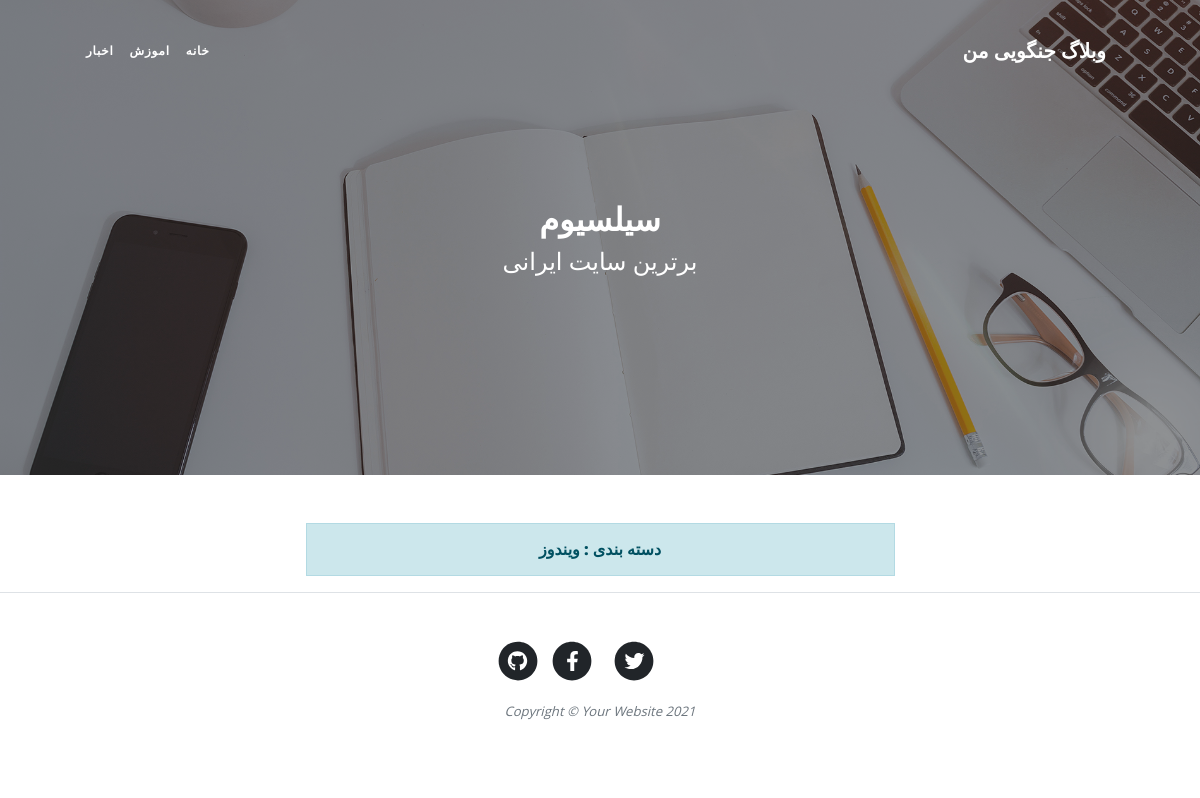
The app's page /category/ondoz with its own data.
### blog/models.py (models this page shows, shortened)
class Category(models.Model):
    parent = models.ForeignKey('self', default=None, null=True,blank=True,on_delete=models.SET_NULL,related_name='children', verbose_name='زیردسته')
    title = models.CharField(max_length=200, verbose_name='عنوان دسته بندی')
    slug = models.SlugField(max_length=100, unique=True, verbose_name='ادرس دسته بندی')
    status = models.BooleanField(default=True, verbose_name='ایا نمایش داده شود؟')
    position = models.IntegerField(verbose_name='پوزیشن')
    class Meta:
        verbose_name = 'دسته بندی'
        verbose_name_plural = 'دسته بندی ها'
        ordering = ['position']
    objects= CategoryManager()

### blog/views.py (the view)
# urls.py: path('category/<slug:slug>', views.CategoryList.as_view(), name='blog_category'),
class CategoryList(ListView):
    def get_queryset(self):
        global category
        slug = self.kwargs.get('slug')
        category = get_object_or_404(Category.objects.active(), slug=slug)
        return category.articles.published()
    def get_context_data(self, *, object_list=None, **kwargs):
        context = super().get_context_data(**kwargs)
        context['category'] = category
        return context
    context_object_name = 'articles'
    template_name = 'blog/category.html'
    paginate_by = 2

### blog/models.py (called while the page is built)
    def published(self):
        return self.filter(status='p')

    def active(self):
        return self.filter(status=True)

### blog/templatetags/base_tags.py (called while the page is built)
@register.simple_tag
def title(data='وبلاگ جنگویی من '):
    return data

@register.inclusion_tag('blog/partials/category_navbar.html')
def category_navbar():
    return {
        'category': Category.objects.filter(status=True)
    }

### blog/templates/blog/category.html (shortened to what this page needs)
{% extends 'blog/base.html' %}
{% load static %}
{% block main %}
        <header class="masthead" style="background-image: url({% static 'blog/assets/img/home-bg.jpg' %})">
            <div class="container position-relative px-4 px-lg-5">
                <div class="row gx-4 gx-lg-5 justify-content-center">
                    <div class="col-md-10 col-lg-8 col-xl-7">
                        <div class="site-heading">
                            <h1>سیلسیوم</h1>
                            <span class="subheading">برترین سایت ایرانی</span>
                        </div>
                    </div>
                </div>
            </div>
        </header>
    <div class="container px-4 px-lg-5">
            <div class="row gx-4 gx-lg-5 justify-content-center">
                <div class="col-md-10 col-lg-8 col-xl-7">
                <h3 class="alert alert-primary text-center">دسته بندی : {{ category.title }}</h3>
                </div>
            </div>
        </div>
{% endblock %}

### blog/templates/blog/partials/category_navbar.html (shortened to what this page needs)
<div class="collapse navbar-collapse nav" id="navbarResponsive">
    <ul class="navbar-nav ml-auto ms-auto py-4 py-lg-0">
        <li class="navbar-nav ml-auto ms-auto py-4 py-lg-0  ">
            <li class="nav-item">
                <a class="nav-link " href="{% url 'blog:blog_home' %}">خانه</a>
            </li>
            {% for cat in category %}
                {% if cat.parent == None %}
                    <li class="nav-item">
                        <a class="nav-link " href="{% url 'blog:blog_category' cat.slug %}">{{ cat.title }}</a>
                    </li>
                {% endif %}
            {% endfor %}
    </ul>
</div>

### blog/static/blog/css/rtl.css (style rules this page uses)
body { font-family: Sahel, serif; direction: rtl; text-align: right; font-size: 15px; }
.navbar-nav { margin-left: initial !important; margin-right: auto; }
header.masthead .page-heading h1, header.masthead .page-heading .h1, header.masthead .site-heading h1, header.masthead .site-heading .h1 { font-size: 2rem; }
h3, .h3 { font-size: 16px; }
.nav-item { list-style-type: none; padding: 0; margin: 0; }
.nav ul { padding-right: 0; }
.nav ul li { border-bottom: none; height: 86px; line-height: 86px; font-size: 14px; display: inline-block; float:left; margin: 0 auto; }
.nav ul li a { text-decoration: none; color: #000000; display: block; transition: .3s background-color; padding: 0 24px; }
.nav a { border-bottom: none; }

### records on screen
Category: title "اموزش"
Category: title "اخبار"
Category: title "ویندوز"
